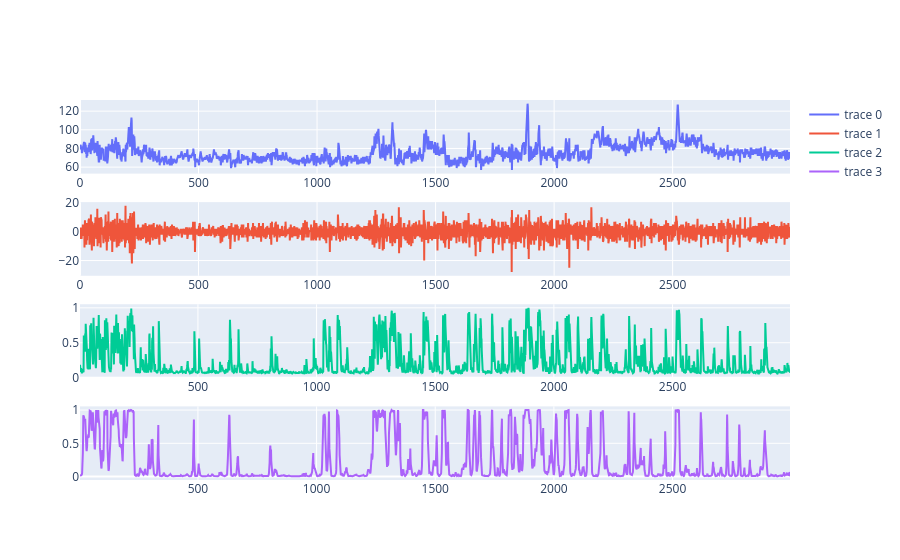

Notebook source saved alongside this figure:
### Code cell
fig = make_subplots(rows = 4, cols = 1)

subject_id = 0

differenced_hrs = [(hrs[i]-hrs[i].shift(1)).iloc[1:].reset_index(drop=True) for i in range(m)]
n = len(differenced_hrs[subject_id])

filtered0 = results_msar3var[subject_id].filtered_marginal_probabilities.iloc[:,0]
smoothed0 = results_msar3var[subject_id].smoothed_marginal_probabilities.iloc[:,0]

end_obs_idx = n*50//100

fig.add_trace(
go.Scatter(x=hrs[subject_id].iloc[:end_obs_idx].index, y=hrs[subject_id].iloc[:end_obs_idx].values, mode="lines"),
row=1, col=1
)
fig.add_trace(
go.Scatter(x=differenced_hrs[subject_id][:end_obs_idx].index, y=differenced_hrs[subject_id][:end_obs_idx].values, mode="lines"),
row=2, col=1
)
fig.add_trace(
go.Scatter(x=filtered0.index, y=filtered0.values, mode="lines"),
row=3, col=1
)
fig.add_trace(
go.Scatter(x=smoothed0.index, y=smoothed0.values, mode="lines"),
row=4, col=1
)

fig.show()

### Figure 1 — Plotly figure (JSON) as saved in the notebook; plotly's stock layout.template omitted (floating-point values rounded to 4 significant figures; data arrays with more than 128 entries replaced by an {"elided": "..."} marker saying what was removed)
{"data": [{"mode": "lines", "type": "scatter", "x": {"elided": "2996 int values"}, "xaxis": "x", "y": {"elided": "2996 int values"}, "yaxis": "y"}, {"mode": "lines", "type": "scatter", "x": {"elided": "2996 int values"}, "xaxis": "x2", "y": {"elided": "2996 float values"}, "yaxis": "y2"}, {"mode": "lines", "type": "scatter", "x": {"elided": "2993 int values"}, "xaxis": "x3", "y": {"elided": "2993 float values"}, "yaxis": "y3"}, {"mode": "lines", "type": "scatter", "x": {"elided": "2993 int values"}, "xaxis": "x4", "y": {"elided": "2993 float values"}, "yaxis": "y4"}], "layout": {"xaxis": {"anchor": "y", "domain": [0, 1]}, "xaxis2": {"anchor": "y2", "domain": [0, 1]}, "xaxis3": {"anchor": "y3", "domain": [0, 1]}, "xaxis4": {"anchor": "y4", "domain": [0, 1]}, "yaxis": {"anchor": "x", "domain": [0.8063, 1]}, "yaxis2": {"anchor": "x2", "domain": [0.5375, 0.7312]}, "yaxis3": {"anchor": "x3", "domain": [0.2687, 0.4625]}, "yaxis4": {"anchor": "x4", "domain": [0, 0.1938]}}}
